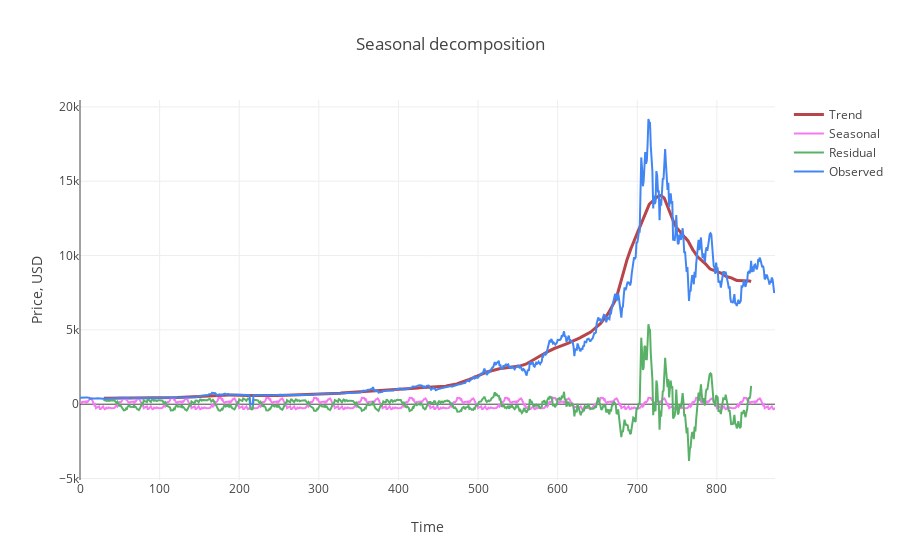

This figure's notebook cell:
### Code cell
#seasonal decomposition using moving average, 60 days frequancy so far
s = sm.tsa.seasonal_decompose(working_data2.btc_price.values, freq=60)


#np.arange: Return evenly spaced values within a given interval.
trace1 = go.Scatter(x = np.arange(0, len(s.trend), 1),y = s.trend,mode = 'lines',name = 'Trend',
    line = dict(color = ('rgb(183, 69, 73)'), width = 3))
trace2 = go.Scatter(x = np.arange(0, len(s.seasonal), 1),y = s.seasonal,mode = 'lines',name = 'Seasonal',
    line = dict(color = ('rgb(244, 122, 244)'), width = 2))

trace3 = go.Scatter(x = np.arange(0, len(s.resid), 1),y = s.resid,mode = 'lines',name = 'Residual',
    line = dict(color = ('rgb(89, 177, 104)'), width = 2))

trace4 = go.Scatter(x = np.arange(0, len(s.observed), 1),y = s.observed,mode = 'lines',name = 'Observed',
    line = dict(color = ('rgb(66, 134, 244)'), width = 2))

data = [trace1, trace2, trace3, trace4]
layout = dict(title = 'Seasonal decomposition', xaxis = dict(title = 'Time'), yaxis = dict(title = 'Price, USD'))
fig = dict(data=data, layout=layout)
py.iplot(fig, filename='seasonal_decomposition')
plt.plot.show()

### Figure 1 — Plotly figure (JSON) as saved in the notebook; plotly's stock layout.template omitted (floating-point values rounded to 4 significant figures; data arrays with more than 128 entries replaced by an {"elided": "..."} marker saying what was removed)
{"data": [{"line": {"color": "rgb(183, 69, 73)", "width": 3}, "mode": "lines", "name": "Trend", "type": "scatter", "x": {"elided": "874 int values"}, "y": {"elided": "874 float values"}}, {"line": {"color": "rgb(244, 122, 244)", "width": 2}, "mode": "lines", "name": "Seasonal", "type": "scatter", "x": {"elided": "874 int values"}, "y": {"elided": "874 float values"}}, {"line": {"color": "rgb(89, 177, 104)", "width": 2}, "mode": "lines", "name": "Residual", "type": "scatter", "x": {"elided": "874 int values"}, "y": {"elided": "874 float values"}}, {"line": {"color": "rgb(66, 134, 244)", "width": 2}, "mode": "lines", "name": "Observed", "type": "scatter", "x": {"elided": "874 int values"}, "y": {"elided": "874 float values"}}], "layout": {"title": "Seasonal decomposition", "xaxis": {"title": "Time"}, "yaxis": {"title": "Price, USD"}}}
